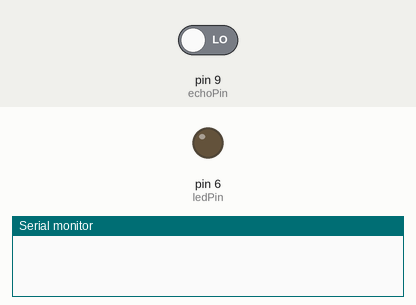
A sketch run on a simulated Arduino Uno, built with avr-gcc and run on an emulated ATmega328P. Parts: output pins drawn as LEDs (lit = HIGH), the last lines printed to the serial monitor. Inputs (shaded band) come from the test bench; at power-on: pin 9 (echoPin) LOW. Pins used as bus, display or sensor lines are not drawn.

Above: at 0.05 s.
At 1.85 s:
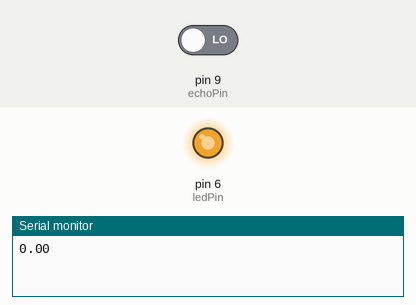
At 3.65 s:
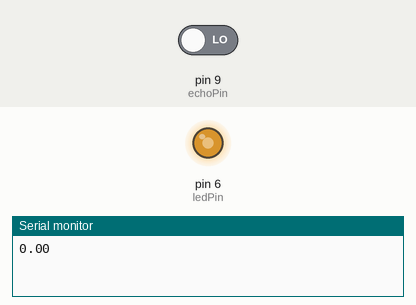
At 7.25 s:
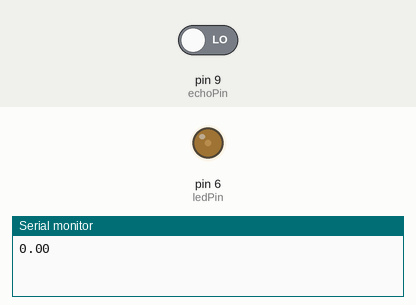
Timing chart, 0 to 11.5 s (numbered marks = the images above):
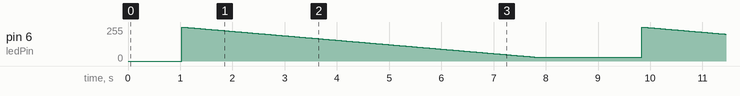

Measured:
- by itself, pin 6 (ledPin): ramps from 255/255 to 30/255 and jumps back, once every 8.8 s

The sketch:

sketch_nov5a.ino
```cpp
int trigPin=8;
int echoPin=9;
int ledPin=6;

long duration;
float distance;

void setup() {
  pinMode(trigPin, OUTPUT);
  pinMode(echoPin, INPUT);
  pinMode(ledPin,OUTPUT);
  Serial.begin(9600);
}

void loop() {
  //digitalWrite(ledPin,HIGH);
  digitalWrite(trigPin, LOW);
  delay(10);
  digitalWrite(trigPin, HIGH);
  delay(15);
  digitalWrite(trigPin, LOW);
  duration = pulseIn(echoPin, HIGH);
  distance = (0.034*duration)/2;
  Serial.print(distance);
  if(distance<=30)
  {
    for(int i=255;i>=30;i--)
    {
      analogWrite(ledPin, i);
      delay(30);
    }
  }
  else
  {
    //continue;
    digitalWrite(ledPin, HIGH);
  }
  delay(1000);
}
```
